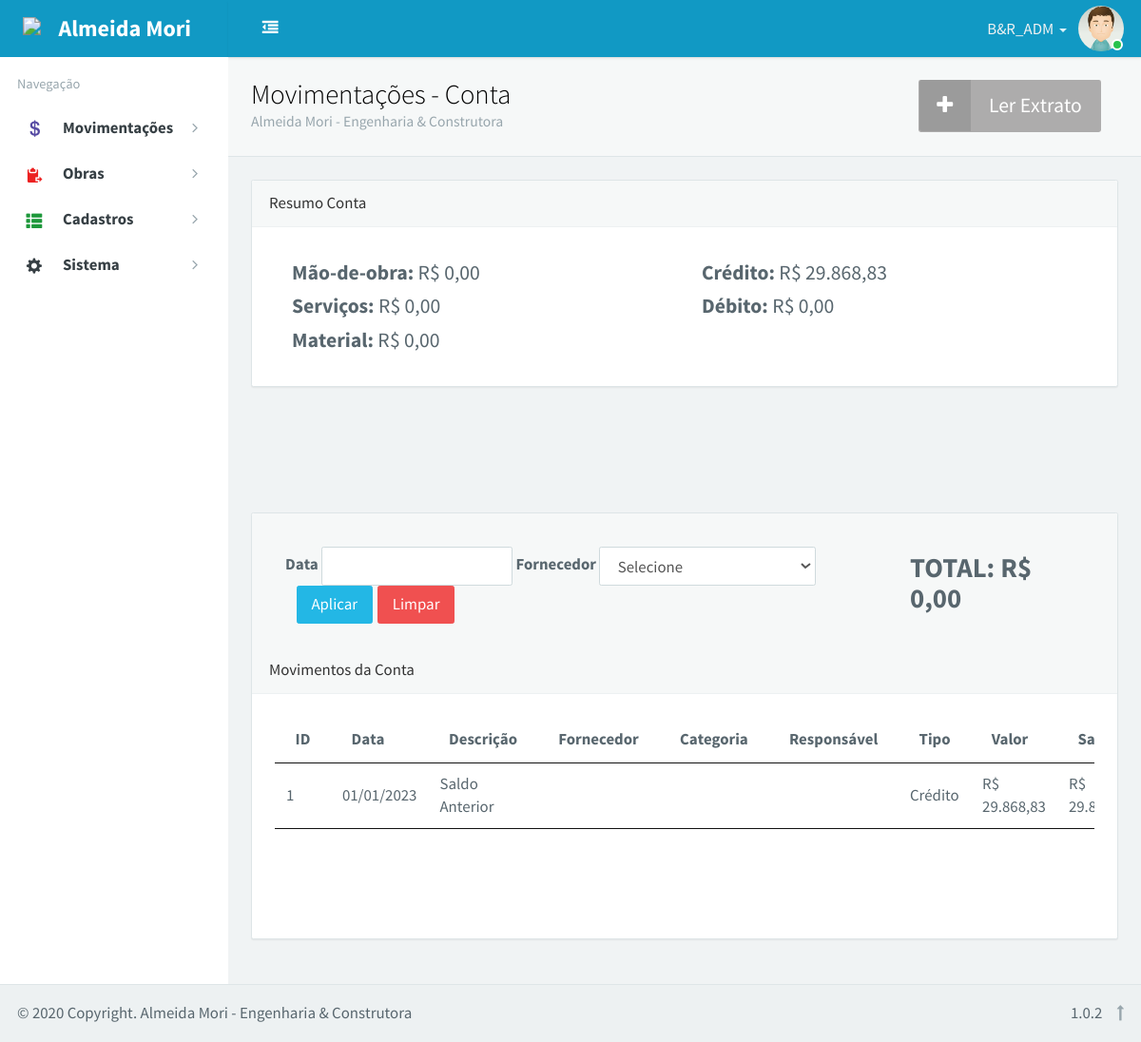
/app/movConta (signed in), run on the app's committed database.
### tables this page shows
CREATE TABLE `gqu_usuarios` (
  `id_usu` int(11) NOT NULL AUTO_INCREMENT,
  `nome_usu` varchar(50) NOT NULL,
  `matricula_usu` varchar(20) NOT NULL,
  `cpf_usu` varchar(11) NOT NULL,
  `email_usu` varchar(120) NOT NULL,
  `nivel_usu` varchar(1) NOT NULL,
  `pw_usu` varchar(120) NOT NULL,
  `turma_usu` tinyint(5) NOT NULL,
  `ativo_usu` tinyint(5) NOT NULL,
  PRIMARY KEY (`id_usu`)
);

CREATE TABLE `movconta` (
  `id_movConta` int(11) NOT NULL AUTO_INCREMENT,
  `data_movConta` varchar(20) NOT NULL,
  `descricao_movConta` varchar(500) NOT NULL,
  `fornecedor_movConta` varchar(40) NOT NULL,
  `categoria_movConta` varchar(40) NOT NULL,
  `responsavel_movConta` varchar(40) NOT NULL,
  `tipo_movConta` varchar(25) NOT NULL,
  `valor_movConta` varchar(20) DEFAULT NULL,
  `saldo_movConta` varchar(20) NOT NULL,
  `fitid` varchar(30) NOT NULL,
  PRIMARY KEY (`id_movConta`)
);

### _inc/control.php (called while the page is built, shortened)
<?php
$logoutAction = $_SERVER['PHP_SELF'] . "?doLogout=true";
?>
<?php
$hiperServe_email = $_SESSION['hiperServe_email'];
$hiperServe_nivel = $_SESSION['hiperServe_nivel'];
switch ($hiperServe_nivel) {
	case 0:
	case 1:
	case 2:
		$hiperServe_id = $_SESSION['hiperServe_id'];
		$user_query = "SELECT * FROM gqu_usuarios WHERE id_usu=\"" . $hiperServe_id . "\" AND matricula_usu=\"" . $hiperServe_email . "\"";
		$user_exec = $link_conexao->query($user_query);
		$user_dados = $user_exec->fetch_object();
		$user_row = $user_exec->num_rows;
		if ($user_row > 0) {
			$foto_usu =  "92";
			$nome_usu =  $user_dados->nome_usu;
		} else {
			header("Location: $logoutAction");
			exit;
		}
		break;
}
?>

### _inc/connect.php (called while the page is built, shortened)
<?php
$empresa = "Almeida Mori - Engenharia & Construtora";

### content/movimentos_conta/movConta.php (the view, shortened to what this page needs)
<?php
$usu_query = "SELECT (SELECT sum(valor_movConta) from movconta where tipo_movConta = 'credito') as credito,
            (SELECT sum(valor_movConta) from movconta where tipo_movConta = 'debito') as debito,
            (SELECT sum(valor_movConta) from movconta where tipo_movConta = 'Saque') as saque,
            (SELECT sum(valor_movConta) from movconta where categoria_movConta = 1) as mao_obra,
            (SELECT sum(valor_movConta) from movconta where categoria_movConta = 3) as servico,
            (SELECT sum(valor_movConta) from movconta where categoria_movConta = 2) as material  FROM `movconta` LIMIT 1";
$usu_exec = $link_conexao->query($usu_query);
$usu_row = $usu_exec->num_rows;
if ($usu_row > 0) {
    while ($usu_dados = $usu_exec->fetch_object()) {
        $credito = $usu_dados->credito;
        $debito = $usu_dados->debito;
        $mao_obra = $usu_dados->mao_obra;
        $servico = $usu_dados->servico;
        $material = $usu_dados->material;
    };
}
?>
<?php
$filtro2 = '';
$filtro1 = '';
$sql3 = "SELECT *,sum(valor_movConta) as total_solicitacao FROM movConta left join fornecedores on id_fornecedor = fornecedor_movConta where tipo_movConta = 'Débito' and saldo_movConta <> 'Rateio' $filtro2 $filtro1";
$exec3 = $link_conexao->query($sql3);
if ($exec3->num_rows > 0) {
    while ($dados = $exec3->fetch_array()) {
        $total_solicitacao = $dados['total_solicitacao'];
    }
}
?>
<div id="content" class="app-content" role="main">
    <div class="app-content-body ">
        <div class="bg-light lter b-b wrapper-md">
            <button type="button" style="background-color: #adacac; margin-right: 15px; color:#fff;" class="btn btn-addon btn-lg pull-right " data-toggle="modal" data-target="#modalLerExtrato"><i class="fa fa-plus" style="color:#fff"></i>Ler Extrato</button>
            <h1 class="m-n font-thin h3 text-black">Movimentações - Conta</h1>
            <small class="text-muted"><?php echo $empresa; ?></small>
        </div>
        <div class="wrapper-md">
            <div class="panel panel-default">
                <div class="panel-heading">Resumo Conta</div>
                <div class="table-responsive">
                    <div class="col-sm-6">
                        <div>
                            <h4><b>Mão-de-obra:</b> <?php formatar($mao_obra) ?></h4>
                        </div>
                        <div>
                            <h4><b>Serviços:</b> <?php formatar($servico) ?></h4>
                        </div>
                        <div>
                            <h4><b>Material:</b> <?php formatar($material) ?></h4>
                        </div>
                    </div>
                    <div class="col-sm-6">
                        <div>
                            <h4><b>Crédito:</b> <?php formatar($credito) ?></h4>
                        </div>
                        <div>
                            <h4><b>Débito:</b> <?php formatar($debito) ?></h4>
                        </div>
                    </div>
                </div>
            </div>
        </div>
    </div>
</div>
<div id="content" class="app-content" role="main">
    <div class="app-content-body ">
        <div class="wrapper-md">
            <div class="col-sm-12 row" style="margin:30px 0px 30px 0px;">
                <form class="form-inline col-sm-9" role="form" method="get">
                    <label class="font-bold" for="fData">Data</label>
                    <input required ui-jq="daterangepicker" value="<?php echo $_SESSION['fData']; ?>" ui-options="{locale: {applyLabel: 'Aplicar',cancelLabel: 'Limpar',fromLabel: 'De',toLabel: 'Até',customRangeLabel: 'Custom',daysOfWeek: ['D', 'S', 'T', 'Q', 'Q', 'S','S'],monthNames: ['Janeiro', 'Fevereiro', 'Março', 'Abril', 'Maio', 'Junho', 'Julho', 'Agosto', 'Setembro', 'Outubro', 'Novembro', 'Dezembro'],firstDay: 1},format: 'DD-MM-YYYY'}" class="form-control" name="fData" id="fData" autocomplete="off" value="">
                    <label class="font-bold">Fornecedor</label>
                    <select class="form-control" name="fornecedor_movConta" id="fornecedor_movConta" required>
                        <option value="">Selecione</option>
                    </select>
                    <button type="submit" name="filtrar" class="btn btn-info" style="margin-left: 10px;">Aplicar</button>
                    <a href="<?php echo BASEURL; ?>app/movConta" value="<?php $_SESSION['fData'] = ''; ?>" class="btn btn-danger" style="margin-left: 2px;">Limpar</a>
                </form>
                <div style="margin-top: -14px;" class="col-sm-3">
                    <h3 class="font-bold">TOTAL: R$ <?php echo number_format($total_solicitacao, 2, ',', '.'); ?></h3>
                </div>
            </div>
            <div class="panel panel-default">
                <div class="panel-heading">Movimentos da Conta</div>
                <div class="table-responsive">
                    <table id="imports" class="display" style="width:100%">
                        <thead>
                            <tr>
                                <th>ID</th>
                                <th>Data</th>
                                <th>Descrição</th>
                                <th>Fornecedor</th>
                                <th>Categoria</th>
                                <th>Responsável</th>
                                <th>Tipo</th>
                                <th>Valor</th>
                                <th>Saldo</th>
                            </tr>
                        </thead>
                        <tbody>
                            <?php
                            $usu_query = "SELECT
                            id_movConta as c1,
                            DATE_FORMAT(data_movConta,'%d/%m/%Y') as c2,
                            descricao_movConta as c3,
                            nome_fornecedor as c4,
                            nome_categoria as c5,
                            cliente_obra as c6,
                            tipo_movConta as c7,
                            CONCAT('R$ ',FORMAT(valor_movConta,2,'de_DE')) as c8,
                            CONCAT('R$ ',FORMAT(saldo_movConta,2,'de_DE')) as c9
                            FROM movconta
                            LEFT JOIN fornecedores on id_fornecedor = fornecedor_movConta
                            LEFT JOIN categorias on id_categoria = categoria_movConta
                            LEFT JOIN obras on id_obra = responsavel_movConta
                            WHERE saldo_movConta <> 'Rateio' $filtro2 $filtro1";
                            $usu_exec = $link_conexao->query($usu_query);
                            $usu_row = $usu_exec->num_rows;
                            if ($usu_row > 0) {
                                while ($usu_dados = $usu_exec->fetch_object()) {
                                    $c1 = $usu_dados->c1;
                                    $c2 = $usu_dados->c2;
                                    $c3 = $usu_dados->c3;
                                    $c4 = $usu_dados->c4;
                                    $c5 = $usu_dados->c5;
                                    $c6 = $usu_dados->c6;
                                    $c7 = $usu_dados->c7;
                                    $c8 = $usu_dados->c8;
                                    $c9 = $usu_dados->c9;
                            ?>
                                    <tr>
                                        <td><?php echo $c1 ?></td>
                                        <td><?php echo $c2 ?></td>
                                        <td><?php echo $c3 ?></td>
                                        <td><?php echo $c4 ?></td>
                                        <td><?php echo $c5 ?></td>
                                        <td><?php echo $c6 ?></td>
                                        <td><?php echo $c7 ?></td>
                                        <td><?php echo $c8 ?></td>
                                        <td><?php echo $c9 ?></td>
                                    </tr>
                            <?php
                                };
                            }
                            ?>
                        </tbody>
                        <tfoot>
                            <td></td>
                            <td></td>
                            <td></td>
                            <td></td>
                            <td></td>
                            <td></td>
                            <td></td>
                            <td></td>
                            <td></td>
                        </tfoot>
                    </table>
                </div>
            </div>
        </div>
    </div>
</div>

### blocks/header.php (shortened to what this page needs)
<header id="header" class="app-header navbar" role="menu">
    <div class="navbar-header bg-info dker">
        <a href="<?php echo BASEURL; ?>app/movConta" class="navbar-brand text-lt">
            <img src="<?php echo BASEURL; ?>images/iconeAlmeidaMori_noBg.png" alt=".">
            <span class="hidden-folded m-l-xs">Almeida Mori</span>
        </a>
    </div>
    <div class="collapse pos-rlt navbar-collapse box-shadow bg-info dker">
        <div class="nav navbar-nav hidden-xs">
            <a href="#" class="btn no-shadow navbar-btn" ui-toggle="app-aside-folded" target=".app">
                <i class="fa fa-dedent fa-fw text"></i>
            </a>
        </div>
        <ul class="nav navbar-nav navbar-right">
            <li class="dropdown">
                <a href="#" data-toggle="dropdown" class="dropdown-toggle clear" data-toggle="dropdown">
                    <span class="thumb-sm avatar pull-right m-t-n-sm m-b-n-sm m-l-sm">
                        <img src="<?php echo BASEURL; ?>images/<?php echo $foto_usu; ?>.jpg" alt="..."> <i class="on md b-white bottom"></i> </span>
                    <span class="hidden-sm hidden-md"><?php echo $nome_usu ?></span> <b class="caret"></b> </a>
            </li>
        </ul>
    </div>
</header>

### content/movimentos_conta/movConta.php (style rules this page uses)
.panel>.table-responsive { margin: 20px; }

### app/movConta/index.php (style rules this page uses)
body { zoom: 1.2; }

### data on the page
gqu_usuarios: nome_usu "B&R_ADM"
movconta: id_movConta "1", c2 "01/01/2023", descricao_movConta "Saldo Anterior", tipo_movConta "Crédito", c8 "R$ 29.868,83", c9 "R$…"

### other printed values
$empresa "Almeida Mori - Engenharia & Construtora"
$x "R$ 0,00 R$ 0,00 R$ 0,00 R$ 29.868,83 R$ 0,00"
$total_solicitacao "0,00"
